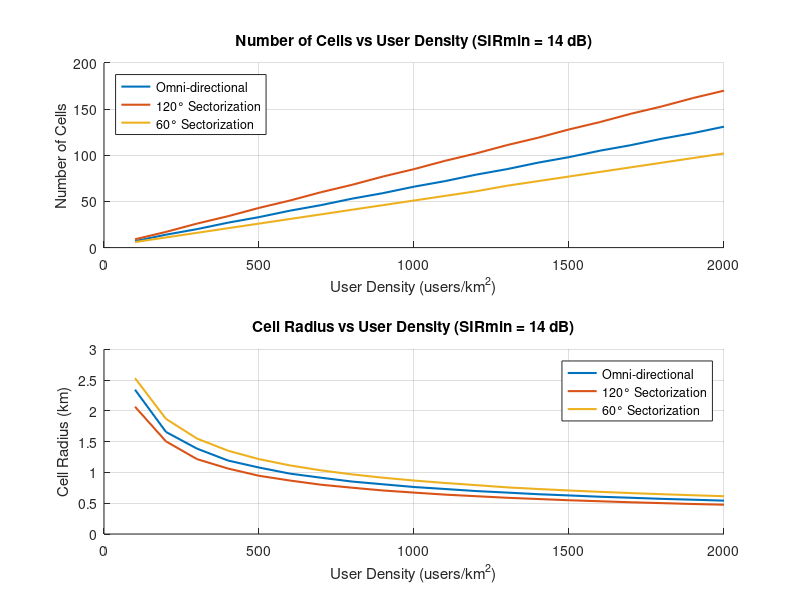
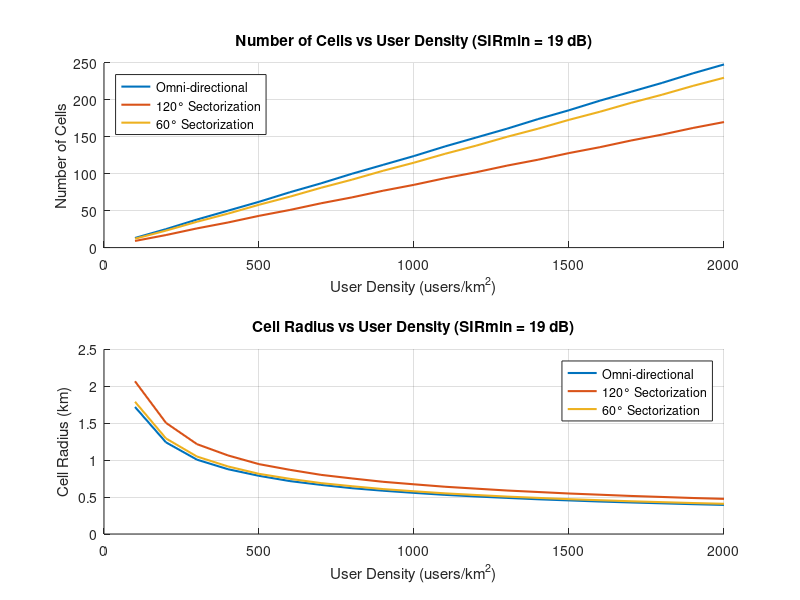

These charts were generated, in order, by the following MATLAB code:
function partb4_5()
    % Parameters
    city_area = 100;                        % km^2
    user_densities = 100:100:2000;          % users/km^2
    total_channels = 340;
    traffic_per_user = 0.025;               % Erlangs
    GOS = 0.02;
    SIRmin_values = [14, 19];
    
    
    
    % Load or define Erlang B table
    GOS_table = [0.001, 0.002, 0.005, 0.01, 0.012, 0.013, 0.015, 0.02, 0.03, ...
                  0.05, 0.07, 0.1, 0.15, 0.2, 0.3, 0.4, 0.5];
    
    % Number of trunks (channels) - rows (1 to 150)
    trunks = (1:150)';
    
    % Erlang B table matrix (each row corresponds to a trunk count,
    % each column to a GOS value)
    traffic_table = [
0.001	0.002	0.005	0.010	0.012	0.013	0.02	0.020	0.031	0.053	0.075	0.111	0.176	0.250	0.429	0.667	1.00
0.046	0.065	0.105	0.153	0.168	0.176	0.19	0.223	0.282	0.381	0.470	0.595	0.796	1.00	1.45	2.00	2.73
0.194	0.249	0.349	0.455	0.489	0.505	0.53	0.602	0.715	0.899	1.06	1.27	1.60	1.93	2.63	3.48	4.59
0.439	0.535	0.701	0.869	0.922	0.946	0.99	1.09	1.26	1.52	1.75	2.05	2.50	2.95	3.89	5.02	6.50
0.762	0.900	1.13	1.36	1.43	1.46	1.52	1.66	1.88	2.22	2.50	2.88	3.45	4.01	5.19	6.60	8.44
																
1.15	1.33	1.62	1.91	2.00	2.04	2.11	2.28	2.54	2.96	3.30	3.76	4.44	5.11	6.51	8.19	10.4
1.58	1.80	2.16	2.50	2.60	2.65	2.73	2.94	3.25	3.74	4.14	4.67	5.46	6.23	7.86	9.80	12.4
2.05	2.31	2.73	3.13	3.25	3.30	3.40	3.63	3.99	4.54	5.00	5.60	6.50	7.37	9.21	11.4	14.3
2.56	2.85	3.33	3.78	3.92	3.98	4.08	4.34	4.75	5.37	5.88	6.55	7.55	8.52	10.6	13.0	16.3
3.09	3.43	3.96	4.46	4.61	4.68	4.80	5.08	5.53	6.22	6.78	7.51	8.62	9.68	12.0	14.7	18.3
																
3.65	4.02	4.61	5.16	5.32	5.40	5.53	5.84	6.33	7.08	7.69	8.49	9.69	10.9	13.3	16.3	20.3
4.23	4.64	5.28	5.88	6.05	6.14	6.27	6.61	7.14	7.95	8.61	9.47	10.8	12.0	14.7	18.0	22.2
4.83	5.27	5.96	6.61	6.80	6.89	7.03	7.40	7.97	8.83	9.54	10.5	11.9	13.2	16.1	19.6	24.2
5.45	5.92	6.66	7.35	7.56	7.65	7.81	8.20	8.80	9.73	10.5	11.5	13.0	14.4	17.5	21.2	26.2
6.08	6.58	7.38	8.11	8.33	8.43	8.59	9.01	9.65	10.6	11.4	12.5	14.1	15.6	18.9	22.9	28.2
																
6.72	7.26	8.10	8.88	9.11	9.21	9.39	9.83	10.5	11.5	12.4	13.5	15.2	16.8	20.3	24.5	30.2
7.38	7.95	8.83	9.65	9.89	10.0	10.19	10.7	11.4	12.5	13.4	14.5	16.3	18.0	21.7	26.2	32.2
8.05	8.64	9.58	10.4	10.7	10.8	11.00	11.5	12.2	13.4	14.3	15.5	17.4	19.2	23.1	27.8	34.2
8.72	9.35	10.3	11.2	11.5	11.6	11.82	12.3	13.1	14.3	15.3	16.6	18.5	20.4	24.5	29.5	36.2
9.41	10.1	11.1	12.0	12.3	12.4	12.65	13.2	14.0	15.2	16.3	17.6	19.6	21.6	25.9	31.2	38.2
																
10.1	10.8	11.9	12.8	13.1	13.3	13.48	14.0	14.9	16.2	17.3	18.7	20.8	22.8	27.3	32.8	40.2
10.8	11.5	12.6	13.7	14.0	14.1	14.32	14.9	15.8	17.1	18.2	19.7	21.9	24.1	28.7	34.5	42.1
11.5	12.3	13.4	14.5	14.8	14.9	15.16	15.8	16.7	18.1	19.2	20.7	23.0	25.3	30.1	36.1	44.1
12.2	13.0	14.2	15.3	15.6	15.8	16.01	16.6	17.6	19.0	20.2	21.8	24.2	26.5	31.6	37.8	46.1
13.0	13.8	15.0	16.1	16.5	16.6	16.87	17.5	18.5	20.0	21.2	22.8	25.3	27.7	33.0	39.4	48.1
																
13.7	14.5	15.8	17.0	17.3	17.5	17.72	18.4	19.4	20.9	22.2	23.9	26.4	28.9	34.4	41.1	50.1
14.4	15.3	16.6	17.8	18.2	18.3	18.59	19.3	20.3	21.9	23.2	24.9	27.6	30.2	35.8	42.8	52.1
15.2	16.1	17.4	18.6	19.0	19.2	19.45	20.2	21.2	22.9	24.2	26.0	28.7	31.4	37.2	44.4	54.1
15.9	16.8	18.2	19.5	19.9	20.0	20.32	21.0	22.1	23.8	25.2	27.1	29.9	32.6	38.6	46.1	56.1
16.7	17.6	19.0	20.3	20.7	20.9	21.19	21.9	23.1	24.8	26.2	28.1	31.0	33.8	40.0	47.7	58.1
																
17.4	18.4	19.9	21.2	21.6	21.8	22.07	22.8	24.0	25.8	27.2	29.2	32.1	35.1	41.5	49.4	60.1
18.2	19.2	20.7	22.0	22.5	22.6	22.95	23.7	24.9	26.7	28.2	30.2	33.3	36.3	42.9	51.1	62.1
19.0	20.0	21.5	22.9	23.3	23.5	23.83	24.6	25.8	27.7	29.3	31.3	34.4	37.5	44.3	52.7	64.1
19.7	20.8	22.3	23.8	24.2	24.4	24.72	25.5	26.8	28.7	30.3	32.4	35.6	38.8	45.7	54.4	66.1
20.5	21.6	23.2	24.6	25.1	25.3	25.60	26.4	27.7	29.7	31.3	33.4	36.7	40.0	47.1	56.0	68.1
																
21.3	22.4	24.0	25.5	26.0	26.2	26.49	27.3	28.6	30.7	32.3	34.5	37.9	41.2	48.6	57.7	70.1
22.1	23.2	24.8	26.4	26.8	27.0	27.39	28.3	29.6	31.6	33.3	35.6	39.0	42.4	50.0	59.4	72.1
22.9	24.0	25.7	27.3	27.7	27.9	28.28	29.2	30.5	32.6	34.4	36.6	40.2	43.7	51.4	61.0	74.1
23.7	24.8	26.5	28.1	28.6	28.8	29.18	30.1	31.5	33.6	35.4	37.7	41.3	44.9	52.8	62.7	76.1
24.4	25.6	27.4	29.0	29.5	29.7	30.08	31.0	32.4	34.6	36.4	38.8	42.5	46.1	54.2	64.4	78.1
25.2	26.4	28.2	29.9	30.4	30.6	30.98	31.9	33.4	35.6	37.4	39.9	43.6	47.4	55.7	66.0	80.1
26.0	27.2	29.1	30.8	31.3	31.5	31.88	32.8	34.3	36.6	38.4	40.9	44.8	48.6	57.1	67.7	82.1
26.8	28.1	29.9	31.7	32.2	32.4	32.79	33.8	35.3	37.6	39.5	42.0	45.9	49.9	58.5	69.3	84.1
27.6	28.9	30.8	32.5	33.1	33.3	33.69	34.7	36.2	38.6	40.5	43.1	47.1	51.1	59.9	71.0	86.1
28.4	29.7	31.7	33.4	34.0	34.2	34.60	35.6	37.2	39.6	41.5	44.2	48.2	52.3	61.3	72.7	88.1
																
29.3	30.5	32.5	34.3	34.9	35.1	35.51	36.5	38.1	40.5	42.6	45.2	49.4	53.6	62.8	74.3	90.1
30.1	31.4	33.4	35.2	35.8	36.0	36.42	37.5	39.1	41.5	43.6	46.3	50.6	54.8	64.2	76.0	92.1
30.9	32.2	34.2	36.1	36.7	36.9	37.34	38.4	40.0	42.5	44.6	47.4	51.7	56.0	65.6	77.7	94.1
31.7	33.0	35.1	37.0	37.6	37.8	38.25	39.3	41.0	43.5	45.7	48.5	52.9	57.3	67.0	79.3	96.1
32.5	33.9	36.0	37.9	38.5	38.7	39.17	40.3	41.9	44.5	46.7	49.6	54.0	58.5	68.5	81.0	98.1
																
33.3	34.7	36.9	38.8	39.4	39.6	40.08	41.2	42.9	45.5	47.7	50.6	55.2	59.7	69.9	82.7	100.1
34.2	35.6	37.7	39.7	40.3	40.6	41.00	42.1	43.9	46.5	48.8	51.7	56.3	61.0	71.3	84.3	102.1
35.0	36.4	38.6	40.6	41.2	41.5	41.92	43.1	44.8	47.5	49.8	52.8	57.5	62.2	72.7	86.0	104.1
35.8	37.2	39.5	41.5	42.1	42.4	42.84	44.0	45.8	48.5	50.8	53.9	58.7	63.5	74.2	87.6	106.1
36.6	38.1	40.4	42.4	43.0	43.3	43.77	44.9	46.7	49.5	51.9	55.0	59.8	64.7	75.6	89.3	108.1
																
37.5	38.9	41.2	43.3	43.9	44.2	44.69	45.9	47.7	50.5	52.9	56.1	61.0	65.9	77.0	91.0	110.1
38.3	39.8	42.1	44.2	44.8	45.1	45.62	46.8	48.7	51.5	53.9	57.1	62.1	67.2	78.4	92.6	112.1
39.1	40.6	43.0	45.1	45.8	46.1	46.54	47.8	49.6	52.6	55.0	58.2	63.3	68.4	79.8	94.3	114.1
40.0	41.5	43.9	46.0	46.7	47.0	47.47	48.7	50.6	53.6	56.0	59.3	64.5	69.7	81.3	96.0	116.1
40.8	42.4	44.8	46.9	47.6	47.9	48.40	49.6	51.6	54.6	57.1	60.4	65.6	70.9	82.7	97.6	118.1
																
41.6	43.2	45.6	47.9	48.5	48.8	49.33	50.6	52.5	55.6	58.1	61.5	66.8	72.1	84.1	99.3	120.1
42.5	44.1	46.5	48.8	49.4	49.7	50.26	51.5	53.5	56.6	59.1	62.6	68.0	73.4	85.5	101.0	122.1
43.3	44.9	47.4	49.7	50.4	50.7	51.19	52.5	54.5	57.6    60.2	63.7	69.1	74.6	87.0	102.6	124.1
44.2	45.8	48.3	50.6	51.3	51.6	52.12	53.4	55.4	58.6	61.2	64.8	70.3	75.9	88.4	104.3	126.1
45.0	46.6	49.2	51.5	52.2	52.5	53.05	54.4	56.4	59.6	62.3	65.8	71.4	77.1	89.8	106.0	128.1
																
45.8	47.5	50.1	52.4	53.1	53.5	53.99	55.3	57.4	60.6	63.3	66.9	72.6	78.3	91.2	107.6	130.1
46.7	48.4	51.0	53.4	54.1	54.4	54.92	56.3	58.4	61.6	64.4	68.0	73.8	79.6	92.7	109.3	132.1
47.5	49.2	51.9	54.3	55.0	55.3	55.86	57.2	59.3	62.6	65.4	69.1	74.9	80.8	94.1	111.0	134.1
48.4	50.1	52.8	55.2	55.9	56.2	56.79	58.2	60.3	63.7	66.4	70.2	76.1	82.1	95.5	112.6	136.1
49.2	51.0	53.7	56.1	56.8	57.2	57.73	59.1	61.3	64.7	67.5	71.3	77.3	83.3	96.9	114.3	138.1
																
50.1	51.8	54.6	57.0	57.8	58.1	58.67	60.1	62.3	65.7	68.5	72.4	78.4	84.6	98.4	115.9	140.1
50.9	52.7	55.5	58.0	58.7	59.0	59.61	61.0	63.2	66.7	69.6	73.5	79.6	85.8	99.8	117.6	142.1
51.8	53.6	56.4	58.9	59.6	60.0	60.55	62.0	64.2	67.7	70.6	74.6	80.8	87.0	101.2	119.3	144.1
52.7	54.5	57.3	59.8	60.6	60.9	61.49	62.9	65.2	68.7	71.7	75.6	81.9	88.3	102.7	120.9	146.1
53.5	55.3	58.2	60.7	61.5	61.8	62.43	63.9	66.2	69.7	72.7	76.7	83.1	89.5	104.1	122.6	148.0
																
54.4	56.2	59.1	61.7	62.4	62.8	63.37	64.9	67.2	70.8	73.8	77.8	84.2	90.8	105.5	124.3	150.0
55.2	57.1	60.0	62.6	63.4	63.7	64.32	65.8	68.1	71.8	74.8	78.9	85.4	92.0	106.9	125.9	152.0
56.1	58.0	60.9	63.5	64.3	64.7	65.26	66.8	69.1	72.8	75.9	80.0	86.6	93.3	108.4	127.6	154.0
56.9	58.8	61.8	64.4	65.2	65.6	66.20	67.7	70.1	73.8	76.9	81.1	87.7	94.5	109.8	129.3	156.0
57.8	59.7	62.7	65.4	66.2	66.5	67.15	68.7	71.1	74.8	78.0	82.2	88.9	95.7	111.2	130.9	158.0
58.7	60.6	63.6	66.3	67.1	67.5	68.09	69.6	72.1	75.8	79.0	83.3	90.1	97.0	112.6	132.6	160.0
59.5	61.5	64.5	67.2	68.0	68.4	69.04	70.6	73.0	76.9	80.1	84.4	91.2	98.2	114.1	134.3	162.0
60.4	62.4	65.4	68.2	69.0	69.4	69.99	71.6	74.0	77.9	81.1	85.5	92.4	99.5	115.5	135.9	164.0
61.3	63.2	66.3	69.1	69.9	70.3	70.93	72.5	75.0	78.9	82.2	86.6	93.6	100.7	116.9	137.6	166.0
62.1	64.1	67.2	70.0	70.9	71.2	71.88	73.5	76.0	79.9	83.2	87.7	94.7	102.0	118.3	139.3	168.0
																
63.0	65.0	68.1	70.9	71.8	72.2	72.83	74.5	77.0	80.9	84.3	88.8	95.9	103.2	119.8	140.9	170.0
63.9	65.9	69.0	71.9	72.7	73.1	73.78	75.4	78.0	82.0	85.3	89.9	97.1	104.5	121.2	142.6	172.0
64.7	66.8	69.9	72.8	73.7	74.1	74.73	76.4	78.9	83.0	86.4	91.0	98.2	105.7	122.6	144.3	174.0
65.6	67.7	70.8	73.7	74.6	75.0	75.68	77.3	79.9	84.0	87.4	92.1	99.4	106.9	124.0	145.9	176.0
66.5	68.6	71.8	74.7	75.6	76.0	76.63	78.3	80.9	85.0	88.5	93.1	100.6	108.2	125.5	147.6	178.0
																
67.4	69.4	72.7	75.6	76.5	76.9	77.58	79.3	81.9	86.0	89.5	94.2	101.7	109.4	126.9	149.3	180.0
68.2	70.3	73.6	76.6	77.4	77.8	78.53	80.2	82.9	87.1	90.6	95.3	102.9	110.7	128.3	150.9	182.0
69.1	71.2	74.5	77.5	78.4	78.8	79.48	81.2	83.9	88.1	91.6	96.4	104.1	111.9	129.7	152.6	184.0
70.0	72.1	75.4	78.4	79.3	79.7	80.43	82.2	84.9	89.1	92.7	97.5	105.3	113.2	131.2	154.3	186.0
70.9	73.0	76.3	79.4	80.3	80.7	81.39	83.1	85.8	90.1	93.7	98.6	106.4	114.4	132.6	155.9	188.0
																
71.7	73.9	77.2	80.3	81.2	81.6	82.34	84.1	86.8	91.1	94.8	99.7	107.6	115.7	134.0	157.6	190.0
72.6	74.8	78.2	81.2	82.2	82.6	83.29	85.1	87.8	92.2	95.8	100.8	108.8	116.9	135.5	159.3	192.0
73.5	75.7	79.1	82.2	83.1	83.5	84.25	86.0	88.8	93.2	96.9	101.9	109.9	118.2	136.9	160.9	194.0
74.4	76.6	80.0	83.1	84.1	84.5	85.20	87.0	89.8	94.2	97.9	103.0	111.1	119.4	138.3	162.6	196.0
75.2	77.5	80.9	84.1	85.0	85.4	86.16	88.0	90.8	95.2	99.0	104.1	112.3	120.6	139.7	164.3	198.0
																
76.1	78.4	81.8	85.0	86.0	86.4	87.12	88.9	91.8	96.3	100.0	105.2	113.4	121.9	141.2	165.9	200.0
77.0	79.3	82.7	85.9	86.9	87.3	88.07	89.9	92.8	97.3	101.1	106.3	114.6	123.1	142.6	167.6	202.0
77.9	80.2	83.7	86.9	87.8	88.3	89.03	90.9	93.8	98.3	102.2	107.4	115.8	124.4	144.0	169.2	204.0
78.8	81.1	84.6	87.8	88.8	89.2	89.99	91.9	94.8	99.3	103.2	108.5	116.9	125.6	145.4	170.9	206.0
79.6	82.0	85.5	88.8	89.7	90.2	90.94	92.8	95.7	100.4	104.3	109.6	118.1	126.9	146.9	172.6	208.0
																
80.5	82.8	86.4	89.7	90.7	91.1	91.90	93.8	96.7	101.4	105.3	110.7	119.3	128.1	148.3	174.2	210.0
81.4	83.7	87.4	90.7	91.6	92.1	92.86	94.8	97.7	102.4	106.4	111.8	120.4	129.4	149.7	175.9	212.0
82.3	84.6	88.3	91.6	92.6	93.1	93.82	95.7	98.7	103.4	107.4	112.9	121.6	130.6	151.1	177.6	214.0
83.2	85.5	89.2	92.5	93.5	94.0	94.78	96.7	99.7	104.5	108.5	114.0	122.8	131.9	152.6	179.2	216.0
84.1	86.4	90.1	93.5	94.5	95.0	95.74	97.7	100.7	105.5	109.5	115.1	124.0	133.1	154.0	180.9	218.0
																
85.0	87.3	91.0	94.4	95.5	95.9	96.70	98.7	101.7	106.5	110.6	116.2	125.1	134.3	155.4	182.6	220.0
85.8	88.3	92.0	95.4	96.4	96.9	97.66	99.6	102.7	107.5	111.7	117.3	126.3	135.6	156.9	184.2	222.0
86.7	89.2	92.9	96.3	97.4	97.8	98.62	100.6	103.7	108.6	112.7	118.4	127.5	136.8	158.3	185.9	224.0
87.6	90.1	93.8	97.3	98.3	98.8	99.58	101.6	104.7	109.6	113.8	119.5	128.6	138.1	159.7	187.6	226.0
88.5	91.0	94.7	98.2	99.3	99.7	100.54	102.5	105.7	110.6	114.8	120.6	129.8	139.3	161.1	189.2	228.0
																
89.4	91.9	95.7	99.2	100.2	100.7	101.50	103.5	106.7	111.7	115.9	121.7	131.0	140.6	162.6	190.9	230.0
90.3	92.8	96.6	100.1	101.2	101.7	102.46	104.5	107.7	112.7	116.9	122.8	132.1	141.8	164.0	192.6	232.0
91.2	93.7	97.5	101.1	102.1	102.6	103.43	105.5	108.7	113.7	118.0	123.9	133.3	143.1	165.4	194.2	234.0
92.1	94.6	98.5	102.0	103.1	103.6	104.39	106.4	109.7	114.7	119.1	125.0	134.5	144.3	166.8	195.9	236.0
93.0	95.5	99.4	103.0	104.0	104.5	105.35	107.4	110.7	115.8	120.1	126.1	135.7	145.6	168.3	197.6	238.0
93.9	96.4	100.3	103.9	105.0	105.5	106.31	108.4	111.6	116.8	121.2	127.2	136.8	146.8	169.7	199.2	240.0
94.7	97.3	101.2	104.9	105.9	106.4	107.28	109.4	112.6	117.8	122.2	128.3	138.0	148.1	171.1	200.9	242.0
95.6	98.2	102.2	105.8	106.9	107.4	108.24	110.3	113.6	118.9	123.3	129.4	139.2	149.3	172.6	202.6	244.0
96.5	99.1	103.1	106.8	107.9	108.4	109.21	111.3	114.6	119.9	124.4	130.5	140.3	150.6	174.0	204.2	246.0
97.4	100.0	104.0	107.7	108.8	109.3	110.17	112.3	115.6	120.9	125.4	131.6	141.5	151.8	175.4	205.9	248.0
																
98.3	100.9	105.0	108.7	109.8	110.3	111.14	113.3	116.6	121.9	126.5	132.7	142.7	153.0	176.8	207.6	250.0
99.2	101.8	105.9	109.6	110.7	111.2	112.10	114.3	117.6	123.0	127.5	133.8	143.9	154.3	178.3	209.2	252.0
100.1	102.8	106.8	110.6	111.7	112.2	113.07	115.2	118.6	124.0	128.6	134.9	145.0	155.5	179.7	210.9	254.0
101.0	103.7	107.8	111.5	112.6	113.2	114.03	116.2	119.6	125.0	129.6	136.0	146.2	156.8	181.1	212.6	256.0
101.9	104.6	108.7	112.5	113.6	114.1	115.00	117.2	120.6	126.1	130.7	137.1	147.4	158.0	182.5	214.2	258.0
																
102.8	105.5	109.6	113.4	114.6	115.1	115.96	118.2	121.6	127.1	131.8	138.2	148.5	159.3	184.0	215.9	260.0
103.7	106.4	110.6	114.4	115.5	116.0	116.93	119.1	122.6	128.1	132.8	139.3	149.7	160.5	185.4	217.6	262.0
104.6	107.3	111.5	115.3	116.5	117.0	117.90	120.1	123.6	129.2	133.9	140.4	150.9	161.8	186.8	219.2	264.0
105.5	108.2	112.4	116.3	117.4	118.0	118.87	121.1	124.6	130.2	134.9	141.5	152.0	163.0	188.3	220.9	266.0
106.4	109.1	113.3	117.2	118.4	118.9	119.83	122.1	125.6	131.2	136.0	142.6	153.2	164.3	189.7	222.6	268.0
																
107.3	110.0	114.3	118.2	119.4	119.9	120.80	123.1	126.6	132.2	137.1	143.7	154.4	165.5	191.1	224.2	270.0
108.2	111.0	115.2	119.1	120.3	120.9	121.77	124.0	127.6	133.3	138.1	144.8	155.6	166.8	192.5	225.9	272.0
109.1	111.9	116.2	120.1	121.3	121.8	122.74	125.0	128.6	134.3	139.2	145.9	156.7	168.0	194.0	227.6	274.0
110.0	112.8	117.1	121.0	122.2	122.8	123.71	126.0	129.6	135.3	140.2	147.0	157.9	169.3	195.4	229.2	276.0
110.9	113.7	118.0	122.0	123.2	123.7	124.67	127.0	130.6	136.4	141.3	148.1	159.1	170.5	196.8	230.9	278.0
																
111.8	114.6	118.9	123.0	124.2	124.7	125.64	128.0	131.6	137.4	142.4	149.2	160.2	171.8	198.3	232.6	280.0
112.7	115.5	120.0	123.9	125.1	125.7	126.66	129.0	132.6	138.5	143.5	150.3	161.4	173.0	199.7	234.2	282.0
113.5	116.3	120.8	124.9	126.1	126.7	127.59	129.9	133.6	139.5	144.5	151.4	162.6	174.2	201.1	235.9	284.0
114.4	117.2	121.8	125.9	127.1	127.6	128.52	130.9	134.6	140.5	145.5	152.5	163.8	175.5	202.5	237.6	286.0
115.3	118.2	122.7	126.8	128.0	128.6	129.54	132.0	135.7	141.6	146.6	153.6	164.9	176.7	204.0	239.2	288.0
																
116.3	119.2	123.7	127.8	129.0	129.5	130.46	132.9	136.6	142.6	147.6	154.7	166.1	178.0	205.4	240.9	290.0
117.2	120.1	124.6	128.7	129.9	130.5	131.44	133.9	137.6	143.6	148.8	155.8	167.3	179.2	206.8	242.6	292.0
118.1	121.0	125.5	129.6	130.9	131.4	132.38	134.8	138.6	144.7	149.8	156.9	168.5	180.5	208.2	244.2	294.0
119.0	121.9	126.4	130.6	131.8	132.5	133.40	135.8	139.6	145.7	150.8	158.0	169.6	181.7	209.7	245.9	296.0
119.9	122.8	127.4	131.6	132.8	133.4	134.39	136.8	140.7	146.7	151.9	159.1	170.8	183.0	211.1	247.6	298.0
    ]; 
    
    % Valid cluster sizes (i^2 + ij + j^2)
    possible_N = [1, 3, 4, 7, 9, 12, 13, 16, 19, 21, 25, 27, 28, 31, ...
                  36, 37, 39, 43, 48, 49, 52, 57, 61, 63, 64, 67, ...
                  73, 75, 76, 79, 81, 84, 91, 93, 97, 100];

    % Define sectorization schemes
    sector_schemes = {
        1, 'Omni-directional';
        3, '120° Sectorization';
        6, '60° Sectorization'
    };

    % Loop over SIRmin values
    for sir_idx = 1:length(SIRmin_values)
        SIRmin = SIRmin_values(sir_idx);
        figure(sir_idx); % New figure for each SIRmin

        for scheme = 1:size(sector_schemes, 1)
            sectors = sector_schemes{scheme, 1};
            scheme_name = sector_schemes{scheme, 2};

            % Cluster size calculation
            raw_N = (1/3) * ( (((10^(SIRmin/10))*6) / sectors)^(1/4) + 1 )^2;
            N = possible_N(find(possible_N >= raw_N, 1));

            % Channels per sector
            channels_per_sector = floor(total_channels / (N * sectors));

            num_cells_arr = zeros(size(user_densities));
            cell_radius_arr = zeros(size(user_densities));

            for i = 1:length(user_densities)
                user_density = user_densities(i);
                total_users = user_density * city_area;
                total_traffic = total_users * traffic_per_user;

                A = lookup_erlangB_traffic(trunks, GOS_table, traffic_table, ...
                                           channels_per_sector, GOS);

                traffic_per_cell = A * sectors;
                num_cells = ceil(total_traffic / traffic_per_cell);
                cell_area = city_area / num_cells;
                cell_radius = sqrt((cell_area * 2) / (3 * sqrt(3))); % in km

                num_cells_arr(i) = num_cells;
                cell_radius_arr(i) = cell_radius;
            end

            % Subplot 1: Number of Cells vs User Density
            subplot(2,1,1);
            hold on;
            plot(user_densities, num_cells_arr, 'LineWidth', 1.5, ...
                'DisplayName', scheme_name);
            xlabel('User Density (users/km^2)');
            ylabel('Number of Cells');
            title(sprintf('Number of Cells vs User Density (SIRmin = %d dB)', SIRmin));
            legend('Location', 'northwest');
            grid on;

            % Subplot 2: Cell Radius vs User Density
            subplot(2,1,2);
            hold on;
            plot(user_densities, cell_radius_arr, 'LineWidth', 1.5, ...
                'DisplayName', scheme_name);
            xlabel('User Density (users/km^2)');
            ylabel('Cell Radius (km)');
            title(sprintf('Cell Radius vs User Density (SIRmin = %d dB)', SIRmin));
            legend('Location', 'northeast');
            grid on;
        end
    end
end
function A = lookup_erlangB_traffic(trunks, GOS_table, traffic_table, requested_trunks, requested_GOS)
    % Find the index of the trunk closest to requested_trunks (exact or closest)
    [~, trunk_idx] = min(abs(trunks - requested_trunks));
    
    % Find indices around requested GOS for interpolation
    if requested_GOS <= GOS_table(1)
        lower_gos_idx = 1; upper_gos_idx = 1;
    elseif requested_GOS >= GOS_table(end)
        lower_gos_idx = length(GOS_table); upper_gos_idx = length(GOS_table);
    else
        lower_gos_idx = find(GOS_table <= requested_GOS, 1, 'last');
        upper_gos_idx = find(GOS_table >= requested_GOS, 1, 'first');
    end
    
    % Traffic values at the closest trunk row for bounding GOS indices
    A_lower = traffic_table(trunk_idx, lower_gos_idx);
    A_upper = traffic_table(trunk_idx, upper_gos_idx);
    
    % Interpolate only along GOS dimension at fixed trunk row
    if lower_gos_idx == upper_gos_idx
        A = A_lower; % exact GOS match
    else
        A = interp1([GOS_table(lower_gos_idx), GOS_table(upper_gos_idx)], ...
                    [A_lower, A_upper], requested_GOS);
    end
end 